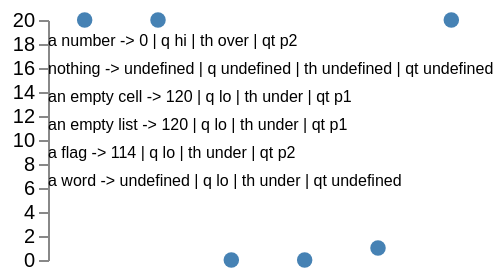

Here is the Vega-Lite specification saved for this chart:
### Vega specification from a JSON file in a GitHub repository (floating-point values rounded to 4 significant figures)
{"$schema": "https://vega.github.io/schema/vega/v6.json", "description": "What a continuous scale does with a value that is not a number, which is one line of d3 and two rules: `return x == null || isNaN(x = +x) ? unknown : …`. **Nothing is caught before the coercion** — a null and an undefined answer `unknown`, which is `undefined` unless the scale was given one — and **everything else goes through `+`**, which is `Number(x)` and not a parse: the empty string is `0`, an empty array is `0`, a flag is `1`, and only a word that is not a number reaches `NaN` and so `unknown` as well. The rows below are those five cases and a plain number to hold the axis. The empty cell is the one that matters in practice, a column read from a CSV being full of them: upstream places it at zero and this engine dropped it, because its coercion read a string with `toDoubleOrNull` — a *parse*, which rejects the empty string where `Number` accepts it. The symbols are drawn at the value's own position and labelled with what the scale answered, so a row that is placed and a row that is not are told apart by the text rather than by an absence.", "width": 220, "height": 120, "padding": 5, "data": [{"name": "raw", "values": [{"v": 20, "what": "a number", "n": 0}, {"v": null, "what": "nothing", "n": 1}, {"v": "", "what": "an empty cell", "n": 2}, {"v": [], "what": "an empty list", "n": 3}, {"v": true, "what": "a flag", "n": 4}, {"v": "abc", "what": "a word", "n": 5}]}], "scales": [{"name": "y", "type": "linear", "domain": [0, 20], "range": "height"}, {"name": "b", "type": "band", "domain": [0, 1, 2, 3, 4, 5], "range": "width"}, {"name": "q", "type": "quantize", "domain": [0, 20], "range": ["lo", "mid", "hi"]}, {"name": "th", "type": "threshold", "domain": [10], "range": ["under", "over"]}, {"name": "qt", "type": "quantile", "domain": {"data": "raw", "field": "v"}, "range": ["p0", "p1", "p2"]}], "axes": [{"scale": "y", "orient": "left"}], "marks": [{"type": "symbol", "from": {"data": "raw"}, "encode": {"enter": {"x": {"scale": "b", "field": "n", "band": 0.5}, "y": {"scale": "y", "field": "v"}, "size": {"value": 60}, "fill": {"value": "steelblue"}}}}, {"type": "text", "from": {"data": "raw"}, "encode": {"enter": {"x": {"value": 0}, "y": {"signal": "14 * datum.n + 7"}, "text": {"signal": "datum.what + ' -> ' + scale('y', datum.v) + ' | q ' + scale('q', datum.v) + ' | th ' + scale('th', datum.v) + ' | qt ' + scale('qt', datum.v)"}, "fontSize": {"value": 8}, "baseline": {"value": "top"}}}}]}
